Frame 1 (no input): blank canvas, image omitted
Frame 60 (the mouse pressed at the canvas centre just before this capture): blank canvas, image omitted
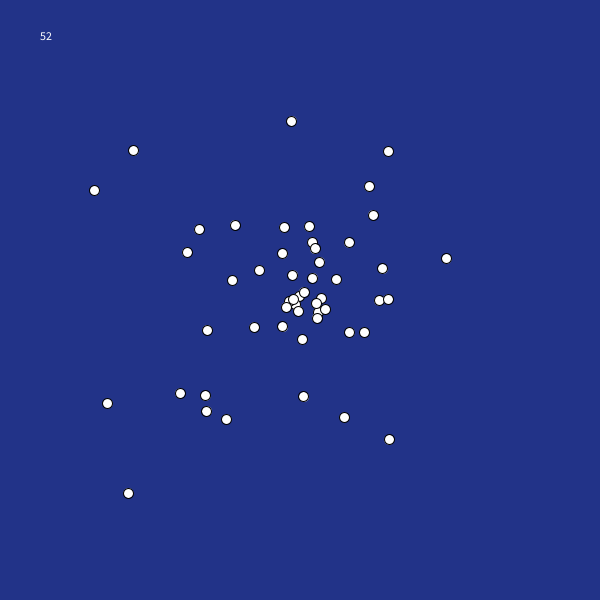
Frame 120 (the mouse held since frame 60 and released just before this capture)

The Processing sketch whose frames 1 and 60 were blank and that drew this single picture after the mouse press (run headless with seeded random() and noise(); from frame 60 on, the mouse is pressed at the canvas centre):

// Processing sketch: particles
// ── particles.pde
// option 1: array: fixed size
//LightningBug[] bugs;

// option 2: ArrayList, more flexible
ArrayList<LightningBug> bugs;

void setup() {
  size(600, 600);
  
  // option 1: fixed size 
  //bugs = new LightningBug[100];
  
  // option 2: size not specified
  bugs = new ArrayList<LightningBug>();
}

void draw() {
  background(#223388);
  
  text(bugs.size(), 40, 40); // for arrays it's bugs.length
  
  // Modern for loop
  //for(LightningBug b : bugs) {
  //  b.update();
  //  b.paint();
  //}
  // Old school for loop
  for(int i=bugs.size()-1; i>=0; i--) {
    LightningBug b = bugs.get(i);
    b.update();
    if(b.isAlive()) {
      b.paint();
    } else {
      bugs.remove(i);
    }
  }

  // Create bugs on each animation frame if the mouse is pressed
  if(mousePressed) {
    LightningBug b = new LightningBug(mouseX, mouseY);
    bugs.add(b);
  }
}

void mousePressed() {
  // Before I was creating a bug here when we clicked the mouse
}

class LightningBug {
  float x, y;
  float dx, dy;
  float daysLeft;
  // constructor, lets me specify the initial
  // position for this bug
  LightningBug(float tx, float ty) {
    x = tx;
    y = ty;
    dx = random(-4, 4);
    dy = random(-4, 4);
    daysLeft = random(30, 100);
  }
  void paint() {
    ellipse(x, y, 10, 10);
  }
  void update() {
    x = x + dx;
    y = y + dy;
    daysLeft--;
  }
  boolean isAlive() {
    return daysLeft > 0;
  }
}
